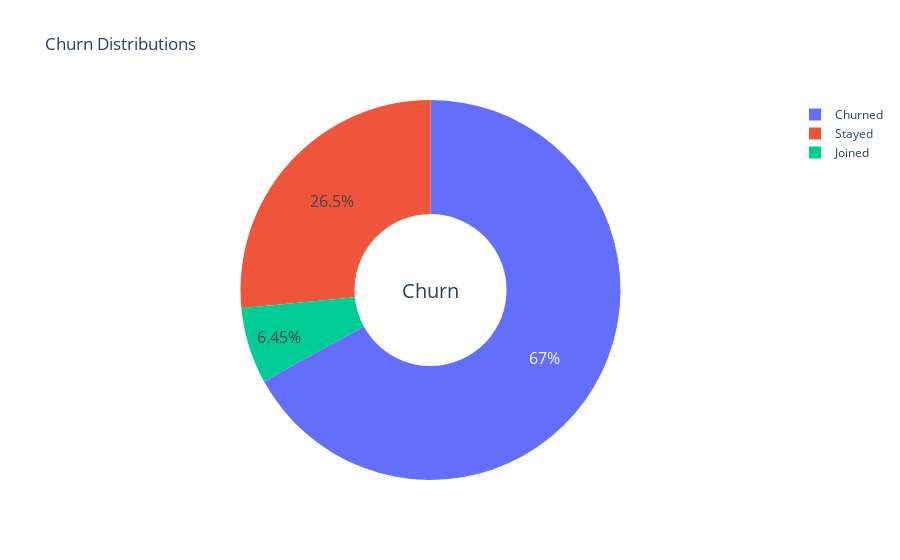

Notebook source saved alongside this figure:
### Markdown cell above
>**Visualizing The churn distribution**

### Code cell
type_ = ["Churned", "Stayed", "Joined"]
fig = make_subplots(rows=1, cols=1)

fig.add_trace(go.Pie(labels=type_, values=df['Customer Status'].value_counts(), name="Customer "))

# Use `hole` to create a donut-like pie chart
fig.update_traces(hole=.4, hoverinfo="label+percent+name", textfont_size=16)

fig.update_layout(
    title_text="Churn Distributions",
    # Add annotations in the center of the donut pies.
    annotations=[dict(text='Churn', x=0.5, y=0.5, font_size=20, showarrow=False)])
fig.show()

### Figure 1 — Plotly figure (JSON) as saved in the notebook; plotly's stock layout.template omitted (floating-point values rounded to 4 significant figures)
{"data": [{"hole": 0.4, "hoverinfo": "label+percent+name", "labels": ["Churned", "Stayed", "Joined"], "name": "Customer ", "textfont": {"size": 16}, "type": "pie", "values": [4720, 1869, 454]}], "layout": {"annotations": [{"font": {"size": 20}, "showarrow": false, "text": "Churn", "x": 0.5, "y": 0.5}], "title": {"text": "Churn Distributions"}, "xaxis": {"anchor": "y", "domain": [0, 1]}, "yaxis": {"anchor": "x", "domain": [0, 1]}}}
